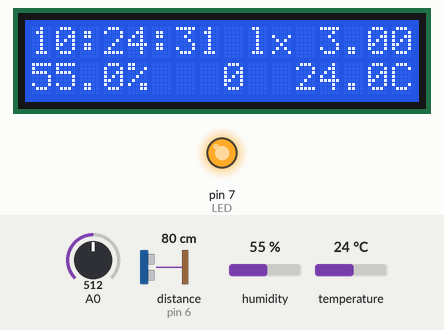
The sketch below on a simulated Arduino Uno, built with avr-gcc and run on an emulated ATmega328P. Shown: 16×2 character LCD, output pins drawn as LEDs (lit = HIGH). Wiring (inferred from the names in the program): ultrasonic range finder: trigger pin 5; echo pin 6. The test bench sets the inputs (shaded band); at power-on: A0 = 512, temperature 24 °C, distance to the obstacle (sensor on pin 6) 80 cm, humidity 55 %. The echo pulse lasts 58.3 µs per cm; the local clock reads 2024-03-15 10:24:30 at power-on unless the sketch sets it; pins used as bus, display or sensor lines are not drawn; what the sketch prints to the serial monitor is not drawn.

Above: at 1.3 s.
1.4 s: A0 set to 780
At 3.8 s:
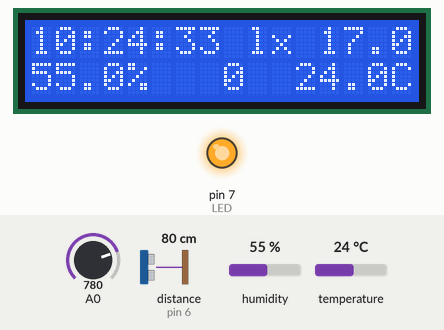
4.4 s: A0 set to 815
At 5.5 s:
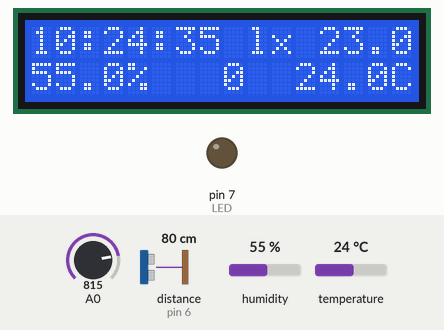
7.4 s: temperature set to 10.5 °C
At 8.7 s:
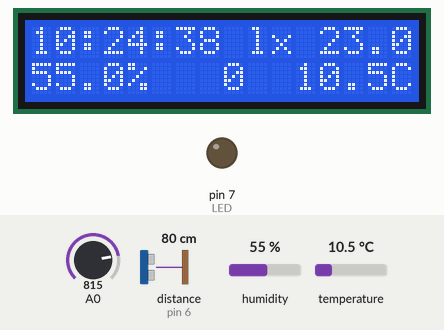
9.6 s: temperature set to 9.3 °C
At 10.9 s:
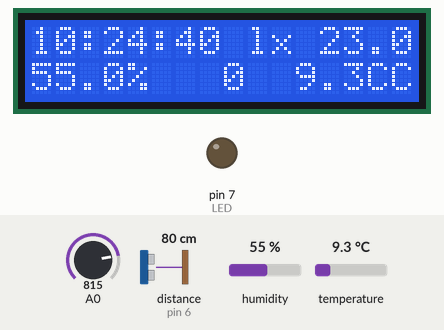
12.6 s: distance to the obstacle (sensor on pin 6) set to 120 cm
15.6 s: distance to the obstacle (sensor on pin 6) set to 35 cm
Timing chart, 0 to 18.6 s (numbered marks = the images above; inputs shaded):
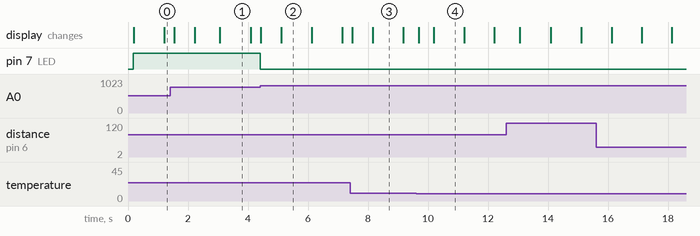

Measured:
- the behaviour switches between 797 and 798 on A0 (found by bisection; images 1 and 2)
- the behaviour switches between 10 and 9.9 °C on temperature (found by bisection; images 3 and 4)
- after the input at 4.4 s, pin 7 (LED): HIGH → LOW at once
- after the input at 9.6 s, the display: first changes after 0.08 s (image 4 shows a later state)
- what the display in image 1 shows lasts 1.0 s, from 3.1 s to 4.1 s

The sketch:

sketch_all_componants.ino
```cpp
#include <Wire.h>
#include <DFRobot_RGBLCD1602.h>
#include "AM232X.h"
#include <RTClib.h>

DateTime now;
AM232X AM2322 ;

RTC_DS3231 rtc;

// Set the LCD  16 chars and 2 line display
DFRobot_RGBLCD1602 lcd(16, 2);

const double k = 5.0/1024;
const double luxFactor = 500000;
const double R2 = 50000;
const double LowLightLimit = 20;
const double B = 1.3*pow(10.0,7);
const double m = -1.4;const int LED = 7;

int trigPin = 5;    // Trigger
int echoPin = 6;    // Echo
long duration, cm, dist_b, pi, width;


void displayDate(void);
void displayTime(void);
double light_intensity (int RawADC0) {
    double V2 = k*RawADC0;
    double R1 = (5.0/V2 - 1)*R2;
    double lux = B*pow(R1,m);
    return lux;}

void setup() {

  Serial.begin(9600);
  lcd.init();
  pinMode(LED, OUTPUT);
  pinMode(trigPin, OUTPUT);
  pinMode(echoPin, INPUT);

  Wire.begin();
  if (!AM2322.begin())
  {
    Serial.println("Sensor not found");
    while (1);
  }


  lcd.init();               // LCD  16 columns, 2 rows
  lcd.setCursor(0, 1);             // first line
  lcd.setCursor(0, 1);             // second line
  lcd.print("");      // label for temperature

  if (! rtc.begin())

  {
    Serial.println("DS1307 RTC Module not Present");
    while (1);
  }


}

void loop()
{
  now = rtc.now();
  displayTime();
}

void displayTime() {
  lcd.setCursor(0, 0);
  lcd.print("");
  lcd.print(now.hour());
  lcd.print(':');
  lcd.print(now.minute());
  lcd.print(':');


  // Check if seconds is less than 10 and add leading zero if necessary
  if (now.second() < 10) {
    lcd.print('0');
  }
  lcd.print(now.second());
  lcd.print("    ");


  int status = AM2322.read();
  lcd.setCursor(0, 1);             // Set cursor to the humidity value position
  lcd.print(AM2322.getHumidity(), 1); // Print humidity value with one decimal place
  lcd.print("%");                  // Print the unit for humidity

  lcd.setCursor(11, 1);
  lcd.print(AM2322.getTemperature(), 1);
  lcd.print("C");


  double intensity = light_intensity(analogRead(0));
    if (intensity < LowLightLimit) {
            digitalWrite(LED, HIGH);
        } else {
            digitalWrite(LED, LOW);
        }
   // Serial.println(intensity);

  lcd.setCursor(9, 0);
  lcd.print("lx");
  intensity = int(intensity);
  lcd.print(" " + String(intensity) + " ");


  digitalWrite(trigPin, LOW);
  delayMicroseconds(5);
  digitalWrite(trigPin, HIGH);
  delayMicroseconds(10);
  digitalWrite(trigPin, LOW);

  pinMode(echoPin, INPUT);
  duration = pulseIn(echoPin, HIGH);


  dist_b = 11;
  // in mm CHANGE DEPENDING ON THE HEIGHT OF CONTAINER
  cm =  ((duration/2) / 29.1);     // Divide by 29.1 or multiply by 0.0343

  cm  =  dist_b - cm;
  if (cm < 0) {
  cm = 0; // Ensure cm is not negative
}

  if ( cm >= 20 ){
    lcd.setCursor(6, 1);
    lcd.print("N/A ");

  } else {


  Serial.println(cm, 1);
  lcd.setCursor(5, 1);
  if (cm < 10) {
    lcd.print("   " + (String(cm)) );
  }
  else if (cm < 100) {
    lcd.print("  " + (String(cm)));
  }
  else if (cm < 1000) {
    lcd.print(" " + (String(cm)));
  }
  //Serial.println(cm, 1);
  }

  delay(100);
}
```
